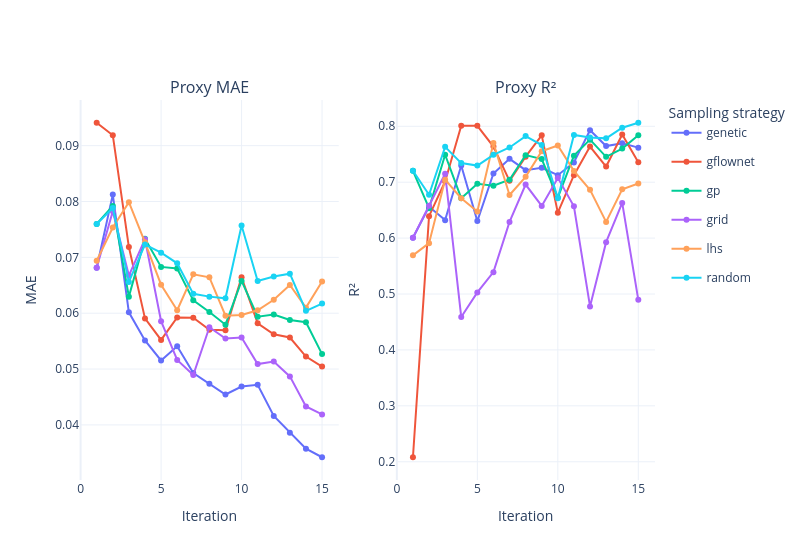

The code cell stored with this chart in its notebook:
### Code cell
plot_proxy_curves(metrics)

### Figure 1 — Plotly figure (JSON) as saved in the notebook; plotly's stock layout.template omitted (floating-point values rounded to 4 significant figures)
{"data": [{"legendgroup": "genetic", "line": {"color": "#636efa", "width": 2}, "marker": {"color": "#636efa"}, "mode": "lines+markers", "name": "genetic", "type": "scatter", "x": [1, 2, 3, 4, 5, 6, 7, 8, 9, 10, 11, 12, 13, 14, 15], "xaxis": "x", "y": [0.06815, 0.08124, 0.06015, 0.05511, 0.05153, 0.05407, 0.0493, 0.04738, 0.04544, 0.04687, 0.0472, 0.04161, 0.03861, 0.03574, 0.03421], "yaxis": "y"}, {"legendgroup": "genetic", "line": {"color": "#636efa", "width": 2}, "marker": {"color": "#636efa"}, "mode": "lines+markers", "name": "genetic", "showlegend": false, "type": "scatter", "x": [1, 2, 3, 4, 5, 6, 7, 8, 9, 10, 11, 12, 13, 14, 15], "xaxis": "x2", "y": [0.6005, 0.6561, 0.6321, 0.73, 0.6305, 0.7155, 0.7418, 0.7215, 0.7256, 0.7125, 0.7353, 0.7929, 0.7646, 0.7698, 0.7617], "yaxis": "y2"}, {"legendgroup": "gflownet", "line": {"color": "#ef553b", "width": 2}, "marker": {"color": "#ef553b"}, "mode": "lines+markers", "name": "gflownet", "type": "scatter", "x": [1, 2, 3, 4, 5, 6, 7, 8, 9, 10, 11, 12, 13, 14, 15], "xaxis": "x", "y": [0.09411, 0.09188, 0.07184, 0.05907, 0.05521, 0.05925, 0.0592, 0.05702, 0.05697, 0.06644, 0.0582, 0.05622, 0.05565, 0.05223, 0.05044], "yaxis": "y"}, {"legendgroup": "gflownet", "line": {"color": "#ef553b", "width": 2}, "marker": {"color": "#ef553b"}, "mode": "lines+markers", "name": "gflownet", "showlegend": false, "type": "scatter", "x": [1, 2, 3, 4, 5, 6, 7, 8, 9, 10, 11, 12, 13, 14, 15], "xaxis": "x2", "y": [0.2081, 0.6392, 0.7013, 0.801, 0.8009, 0.7638, 0.7024, 0.7457, 0.7838, 0.6455, 0.7126, 0.7636, 0.728, 0.7853, 0.7358], "yaxis": "y2"}, {"legendgroup": "gp", "line": {"color": "#00cc96", "width": 2}, "marker": {"color": "#00cc96"}, "mode": "lines+markers", "name": "gp", "type": "scatter", "x": [1, 2, 3, 4, 5, 6, 7, 8, 9, 10, 11, 12, 13, 14, 15], "xaxis": "x", "y": [0.07599, 0.0792, 0.06297, 0.07333, 0.06829, 0.06801, 0.0623, 0.06022, 0.05794, 0.06578, 0.05938, 0.05977, 0.05879, 0.05837, 0.05268], "yaxis": "y"}, {"legendgroup": "gp", "line": {"color": "#00cc96", "width": 2}, "marker": {"color": "#00cc96"}, "mode": "lines+markers", "name": "gp", "showlegend": false, "type": "scatter", "x": [1, 2, 3, 4, 5, 6, 7, 8, 9, 10, 11, 12, 13, 14, 15], "xaxis": "x2", "y": [0.7203, 0.6535, 0.749, 0.6713, 0.6973, 0.6936, 0.7043, 0.7483, 0.7415, 0.6725, 0.7475, 0.7761, 0.7454, 0.7601, 0.7839], "yaxis": "y2"}, {"legendgroup": "grid", "line": {"color": "#ab63fa", "width": 2}, "marker": {"color": "#ab63fa"}, "mode": "lines+markers", "name": "grid", "type": "scatter", "x": [1, 2, 3, 4, 5, 6, 7, 8, 9, 10, 11, 12, 13, 14, 15], "xaxis": "x", "y": [0.06815, 0.07826, 0.06674, 0.07324, 0.05857, 0.05163, 0.04893, 0.05748, 0.05547, 0.05565, 0.05089, 0.05135, 0.04868, 0.0433, 0.04187], "yaxis": "y"}, {"legendgroup": "grid", "line": {"color": "#ab63fa", "width": 2}, "marker": {"color": "#ab63fa"}, "mode": "lines+markers", "name": "grid", "showlegend": false, "type": "scatter", "x": [1, 2, 3, 4, 5, 6, 7, 8, 9, 10, 11, 12, 13, 14, 15], "xaxis": "x2", "y": [0.6005, 0.6577, 0.7151, 0.459, 0.5029, 0.5391, 0.6289, 0.6957, 0.6575, 0.7077, 0.657, 0.4778, 0.5927, 0.6629, 0.4896], "yaxis": "y2"}, {"legendgroup": "lhs", "line": {"color": "#ffa15a", "width": 2}, "marker": {"color": "#ffa15a"}, "mode": "lines+markers", "name": "lhs", "type": "scatter", "x": [1, 2, 3, 4, 5, 6, 7, 8, 9, 10, 11, 12, 13, 14, 15], "xaxis": "x", "y": [0.0694, 0.07536, 0.07988, 0.07269, 0.06511, 0.06053, 0.06696, 0.06643, 0.05956, 0.05968, 0.06053, 0.0624, 0.06506, 0.061, 0.06567], "yaxis": "y"}, {"legendgroup": "lhs", "line": {"color": "#ffa15a", "width": 2}, "marker": {"color": "#ffa15a"}, "mode": "lines+markers", "name": "lhs", "showlegend": false, "type": "scatter", "x": [1, 2, 3, 4, 5, 6, 7, 8, 9, 10, 11, 12, 13, 14, 15], "xaxis": "x2", "y": [0.5691, 0.591, 0.7046, 0.6713, 0.6476, 0.7703, 0.6771, 0.7097, 0.7554, 0.7655, 0.7202, 0.6863, 0.629, 0.6873, 0.6976], "yaxis": "y2"}, {"legendgroup": "random", "line": {"color": "#19d3f3", "width": 2}, "marker": {"color": "#19d3f3"}, "mode": "lines+markers", "name": "random", "type": "scatter", "x": [1, 2, 3, 4, 5, 6, 7, 8, 9, 10, 11, 12, 13, 14, 15], "xaxis": "x", "y": [0.07599, 0.07883, 0.06561, 0.07229, 0.07084, 0.06894, 0.06347, 0.06297, 0.06266, 0.07571, 0.06578, 0.06659, 0.06708, 0.06043, 0.06173], "yaxis": "y"}, {"legendgroup": "random", "line": {"color": "#19d3f3", "width": 2}, "marker": {"color": "#19d3f3"}, "mode": "lines+markers", "name": "random", "showlegend": false, "type": "scatter", "x": [1, 2, 3, 4, 5, 6, 7, 8, 9, 10, 11, 12, 13, 14, 15], "xaxis": "x2", "y": [0.7203, 0.6776, 0.7632, 0.7342, 0.7297, 0.7489, 0.7621, 0.7824, 0.7664, 0.6714, 0.7844, 0.7799, 0.7784, 0.7974, 0.8063], "yaxis": "y2"}], "layout": {"annotations": [{"font": {"size": 16}, "showarrow": false, "text": "Proxy MAE", "x": 0.225, "xanchor": "center", "xref": "paper", "y": 1, "yanchor": "bottom", "yref": "paper"}, {"font": {"size": 16}, "showarrow": false, "text": "Proxy R²", "x": 0.775, "xanchor": "center", "xref": "paper", "y": 1, "yanchor": "bottom", "yref": "paper"}], "legend": {"title": {"text": "Sampling strategy"}}, "width": 800, "xaxis": {"anchor": "y", "domain": [0, 0.45], "title": {"text": "Iteration"}}, "xaxis2": {"anchor": "y2", "domain": [0.55, 1], "title": {"text": "Iteration"}}, "yaxis": {"anchor": "x", "domain": [0, 1], "title": {"text": "MAE"}}, "yaxis2": {"anchor": "x2", "domain": [0, 1], "title": {"text": "R²"}}}}
